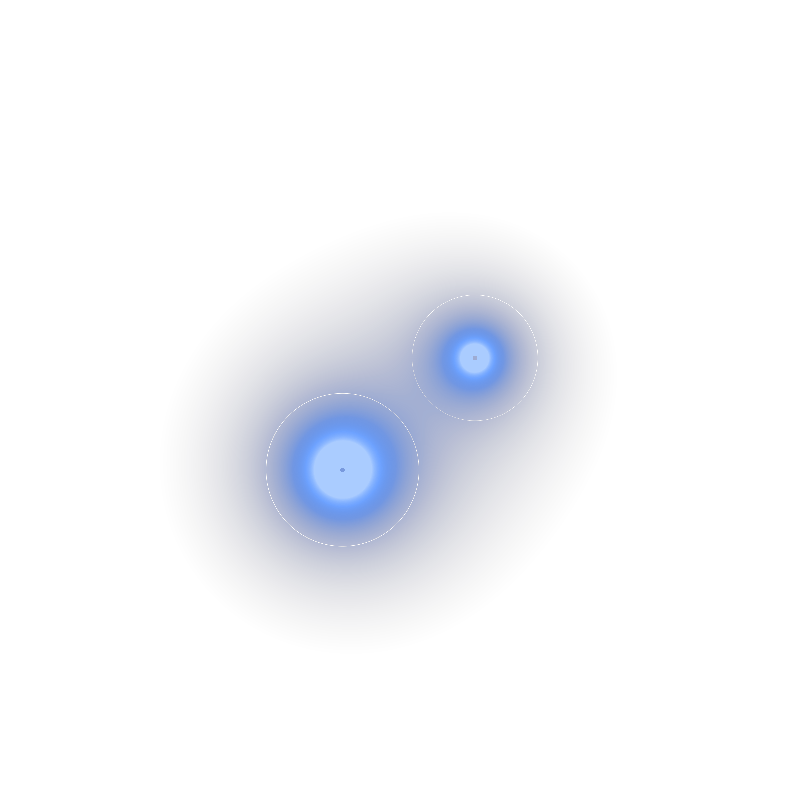
#> input picture viewer/layers/lensing_kappa.png, 800 x 800 px, found by its file name; its folder holds only this picture in this run
$ jupyter execute 04_transect.ipynb
#> lines starting #> are read from the running program, lines starting #| are printed output that depends on the picture
### engine/modules/transect.py
"""
transect.py — Extract measurement vectors perpendicular to the merger axis.

The transect crosses the DM band center (midpoint between DM_NW and DM_SE).
All measurements are raw extractions — no fitting, no renormalization.
"""

import numpy as np
from astropy.io import fits
from astropy.wcs import WCS
from astropy.coordinates import SkyCoord
import astropy.units as u
import os
import sys
sys.path.insert(0, os.path.dirname(__file__))
from constants import (RA0, DEC0, DM_NW, DM_SE, GAS_NW, GAS_SE,
                       MERGER_PA_DEG, MPC_PER_ARCMIN,
                       RM_THRESHOLD_RADM2, RM_RATIO_THRESHOLD)


# ── Geometry ──────────────────────────────────────────────────────────────────

def midpoint():
    """Midpoint between the two DM halo centres (the DM band crossing point)."""
    return dict(
        ra  = (DM_NW['ra']  + DM_SE['ra'])  / 2,
        dec = (DM_NW['dec'] + DM_SE['dec']) / 2,
    )


def transect_endpoints(length_arcmin=10.0, pa_deg=None):
    """
    Start and end (RA, Dec) for a transect of given length,
    perpendicular to the merger axis (default), centred on the DM band midpoint.

    pa_deg: position angle (deg E of N) of the transect direction.
            Default = merger_PA + 90° (perpendicular to merger).
    Returns dict with keys: ra_start, dec_start, ra_end, dec_end, n_points
    """
    if pa_deg is None:
        pa_deg = MERGER_PA_DEG          # along merger axis: shows DM_NW, GAS_NW, GAS_SE, DM_SE

    mid = midpoint()
    pa_rad = np.deg2rad(pa_deg)
    # Standard astronomical PA convention: 0=North, 90=East, 180=South, 270=West.
    # RA increases Westward, so East = -RA. Hence d_ra = -sin(PA)*half/cos(Dec).
    half = length_arcmin / 60.0   # degrees
    d_dec = half *  np.cos(pa_rad)
    d_ra  = half * -np.sin(pa_rad) / np.cos(np.deg2rad(mid['dec']))

    return dict(
        ra_start  = mid['ra']  - d_ra,
        dec_start = mid['dec'] - d_dec,
        ra_end    = mid['ra']  + d_ra,
        dec_end   = mid['dec'] + d_dec,
        pa_deg    = pa_deg,
        length_arcmin = length_arcmin,
        mid_ra    = mid['ra'],
        mid_dec   = mid['dec'],
    )


def sample_points(t, n_points=200):
    """
    Generate n_points (RA, Dec) along the transect t.
    Also returns offset in arcmin from midpoint (signed, +ve toward SE).
    """
    ra  = np.linspace(t['ra_start'],  t['ra_end'],  n_points)
    dec = np.linspace(t['dec_start'], t['dec_end'], n_points)
    # Offset from midpoint in arcmin
    dr   = (ra  - t['mid_ra'])  * np.cos(np.deg2rad(t['mid_dec'])) * 60
    dd   = (dec - t['mid_dec']) * 60
    offset = np.sqrt(dr**2 + dd**2) * np.sign(dr + dd)
    return ra, dec, offset


# ── Extractor: any 2D FITS map ────────────────────────────────────────────────

# [20 lines left out: function extract_profile_from_fits, not called in this run]


def _interp2d(arr, px, py):
    """Bilinear interpolation at sub-pixel positions px, py."""
    ny, nx = arr.shape
    x0 = np.floor(px).astype(int)
    y0 = np.floor(py).astype(int)
    fx = px - x0; fy = py - y0
    x1 = x0 + 1; y1 = y0 + 1
    x0 = np.clip(x0, 0, nx-1); x1 = np.clip(x1, 0, nx-1)
    y0 = np.clip(y0, 0, ny-1); y1 = np.clip(y1, 0, ny-1)
    v  = (arr[y0, x0] * (1-fx) * (1-fy)
        + arr[y0, x1] *    fx  * (1-fy)
        + arr[y1, x0] * (1-fx) *    fy
        + arr[y1, x1] *    fx  *    fy)
    return np.where(np.isfinite(v), v, np.nan)


# ── RM synthesis profile ──────────────────────────────────────────────────────

def extract_rm_profile(rm_fits_path, ra_arr, dec_arr):
    """Extract RM (Faraday depth peak) along transect from rmsynth3d output."""
    return extract_profile_from_fits(rm_fits_path, ra_arr, dec_arr)


# [196 lines left out: functions extract_rm_from_qu_cubes, compute_diagnostic, print_diagnostic, not called in this run]

### engine/notebooks/04_transect.ipynb
# 04 — Transect
## Cut the measurement line across the DM band; plot all channels

The transect is drawn **perpendicular to the merger axis**, crossing the midpoint
between DM NW and DM SE. It is the measurement instrument.

This notebook plots every channel along the transect:
- Faraday RM
- Polarised intensity PI
- E-vector PA (EVPA)
- X-ray surface brightness Σ_X
- Lensing convergence κ
- Compton-y

No diagnostic verdict here — that is notebook 05.

---

[cell 1]
import sys, os
import numpy as np
import matplotlib.pyplot as plt
from pathlib import Path

sys.path.insert(0, '../modules')
from constants import RA0, DEC0, DM_NW, DM_SE, GAS_NW, GAS_SE, MERGER_PA_DEG
from transect import transect_endpoints, sample_points

BASE  = Path('/media/rendier/0123-4567/bullet_cluster')
OUT   = Path('../output')
OUT.mkdir(exist_ok=True)

# The transect — perpendicular to merger axis, 10 arcmin, 200 points
T    = transect_endpoints(length_arcmin=10.0)
ra_arr, dec_arr, offset = sample_points(T, n_points=200)

print(f'Transect centre:  RA={T["mid_ra"]:.4f}  Dec={T["mid_dec"]:.4f}')
print(f'PA (transect):    {T["pa_deg"]:.1f}° (merger PA={MERGER_PA_DEG:.1f}°, transect=merger+90°)')
print(f'Length:           {T["length_arcmin"]:.1f}\'')
print(f'Points:           {len(ra_arr)}')
print(f'Start:  RA={T["ra_start"]:.4f}  Dec={T["dec_start"]:.4f}')
print(f'End:    RA={T["ra_end"]:.4f}    Dec={T["dec_end"]:.4f}')

[cell 2]
# Extract RM and PI profiles for both synthetic models
from transect import extract_rm_from_qu_cubes

SYNTH = BASE / 'radio/meerkat/synthetic'
REAL_Q = BASE / 'radio/meerkat/MGCLS_1E0657-558_Q_cube.fits'

profiles = {}

for dm_model in ['wave', 'particle']:
    q_path = SYNTH / f'synthetic_Q_{dm_model}.fits'
    u_path = SYNTH / f'synthetic_U_{dm_model}.fits'
    f_path = SYNTH / f'synthetic_freqs_{dm_model}.dat'
    if not q_path.exists():
        print(f'Synthetic {dm_model} cubes not found — run notebook 03 first')
        continue
    print(f'Extracting RM profile (dm_model={dm_model}) ...')
    rm, pi, evpa = extract_rm_from_qu_cubes(
        str(q_path), str(u_path), str(f_path), ra_arr, dec_arr
    )
    profiles[dm_model] = dict(rm=rm, pi=pi, evpa=evpa)
    print(f'  RM range: [{np.nanmin(rm):.1f}, {np.nanmax(rm):.1f}] rad/m²')
    print(f'  PI range: [{np.nanmin(pi):.4f}, {np.nanmax(pi):.4f}]')

# Real data if available
if REAL_Q.exists():
    real_freq = BASE / 'radio/meerkat/MGCLS_freqs.dat'
    real_u    = BASE / 'radio/meerkat/MGCLS_1E0657-558_U_cube.fits'
    print('Extracting RM profile (REAL MGCLS) ...')
    rm_r, pi_r, evpa_r = extract_rm_from_qu_cubes(
        str(REAL_Q), str(real_u), str(real_freq), ra_arr, dec_arr
    )
    profiles['real'] = dict(rm=rm_r, pi=pi_r, evpa=evpa_r)
    print(f'  RM range (REAL): [{np.nanmin(rm_r):.1f}, {np.nanmax(rm_r):.1f}] rad/m²')

[cell 3]
# Extract X-ray and lensing kappa from viewer PNG layers
from PIL import Image
from transect import _interp2d

LAYERS = BASE / 'viewer' / 'layers'
SIZE, SCALE = 800, 1.0/3600   # 800px, 1"/px

def png_transect(name):
    p = LAYERS / f'{name}.png'
    if not p.exists():
        return None
    img = np.array(Image.open(p).convert('L')).astype(float)
    px  = SIZE/2 - (ra_arr - RA0)  / SCALE
    py  = SIZE/2 + (dec_arr - DEC0) / SCALE
    return _interp2d(img, px, py)

xray  = png_transect('xray_chandra')
kappa = png_transect('lensing_kappa')
#> call 2 of png_transect, with name = 'lensing_kappa'
#> in png_transect (call 2), `img = np.array(Image.open(p).convert('L')).astype(float)`:
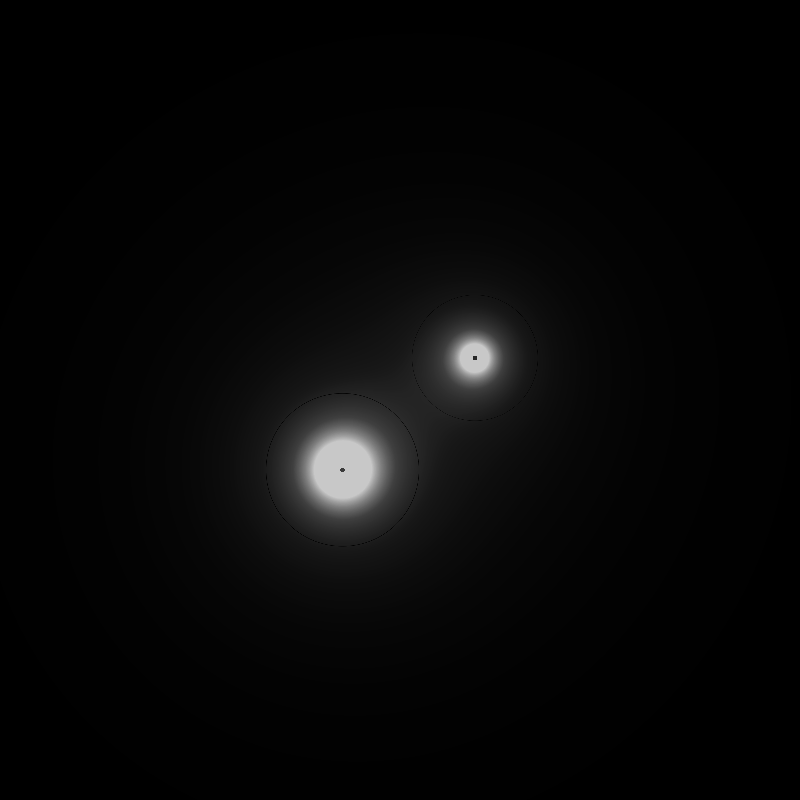
#> img: shape (800, 800) float64; min 0, max 200, mean 7
#> in _interp2d, `v  = (arr[y0, x0] * (1-fx) * (1-fy) + arr[y0, x1] *    fx  * (1-fy) + ..`: v = 200 values, max 200 at index 87, min 0 at index 0, mean 17.49
#> kappa has the same summary as v in _interp2d
sz    = png_transect('sz_planck')

print(f'X-ray profile:  {"present" if xray is not None else "missing"}')
print(f'Kappa profile:  {"present" if kappa is not None else "missing"}')
#| Kappa profile:  present
print(f'SZ profile:     {"present" if sz is not None else "missing"}')

[cell 4]
# Full transect plot — one row per observable
MARKERS = {
    'DM NW':  (DM_NW['ra'],  DM_NW['dec'],  'blue',  '--'),
    'DM SE':  (DM_SE['ra'],  DM_SE['dec'],  'blue',  ':'),
    'Gas NW': (GAS_NW['ra'], GAS_NW['dec'], 'orange', '--'),
    'Gas SE': (GAS_SE['ra'], GAS_SE['dec'], 'orange', ':'),
}

def marker_offsets():
    """Compute transect offsets for each physical landmark."""
    result = {}
    for label, (ra, dec, col, ls) in MARKERS.items():
        dr = (ra  - T['mid_ra'])  * np.cos(np.radians(T['mid_dec'])) * 60
        dd = (dec - T['mid_dec']) * 60
        result[label] = (np.sqrt(dr**2 + dd**2) * np.sign(dr + dd), col, ls)
    return result

moff = marker_offsets()

n_rows = 2 + len(profiles)
fig, axes = plt.subplots(n_rows, 1, figsize=(12, 3*n_rows), sharex=True)
row = 0

def add_markers(ax):
    for label, (xv, col, ls) in moff.items():
        ax.axvline(xv, color=col, ls=ls, lw=0.8, alpha=0.7)
        ax.text(xv, ax.get_ylim()[1]*0.9, label[:4], color=col, fontsize=7, ha='center')

# --- X-ray ---
ax = axes[row]; row += 1
if xray is not None:
    ax.plot(offset, xray, 'r', lw=0.8)
else:
    ax.text(0.5, 0.5, 'X-ray: generate layers first', ha='center', transform=ax.transAxes)
ax.set_ylabel('Σ_X (counts/px)')
ax.set_title('X-ray surface brightness (Chandra 0.5–7 keV)')

# --- Kappa ---
ax = axes[row]; row += 1
if kappa is not None:
    ax.plot(offset, kappa, 'b', lw=0.8)
else:
    ax.text(0.5, 0.5, 'κ: generate layers first', ha='center', transform=ax.transAxes)
ax.set_ylabel('κ (lensing)')
ax.set_title('Gravitational convergence (NFW model, Clowe+2006)')

# --- RM profiles ---
colours = {'wave': 'green', 'particle': 'purple', 'real': 'black'}
for dm_model, prof in profiles.items():
    ax = axes[row]; row += 1
    ax.plot(offset, prof['rm'], color=colours[dm_model], lw=0.8)
    ax.set_ylabel('RM (rad/m²)')
    label = 'REAL MGCLS' if dm_model == 'real' else f'Synthetic ({dm_model} DM)'
    ax.set_title(f'Faraday rotation measure — {label}')
    add_markers(ax)

axes[-1].set_xlabel('Offset along transect (arcmin)')
plt.suptitle('Transect profiles across the DM band (perpendicular to merger axis)', y=1.01)
plt.tight_layout()
plt.savefig(OUT / 'transect_profiles.png', dpi=150, bbox_inches='tight')
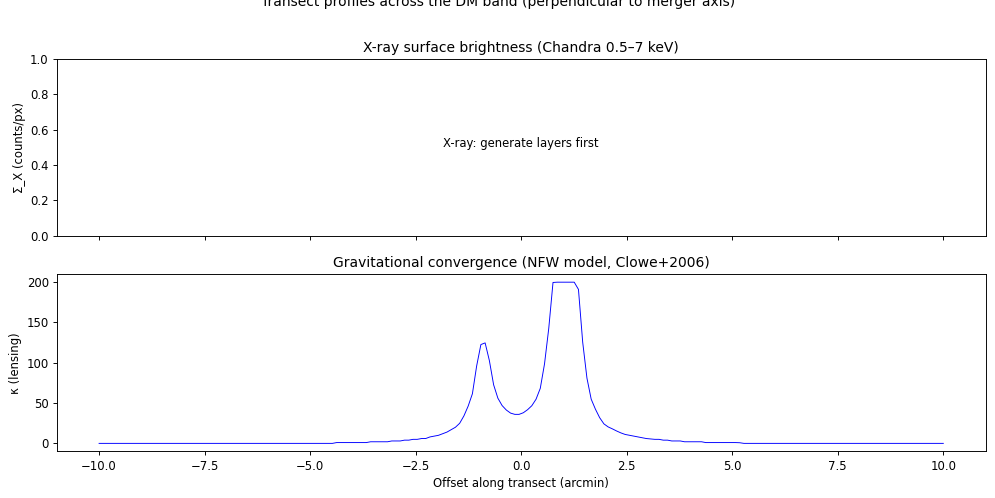
#> figure drawn by matplotlib, 1 panel
plt.show()
print('Saved: output/transect_profiles.png')
